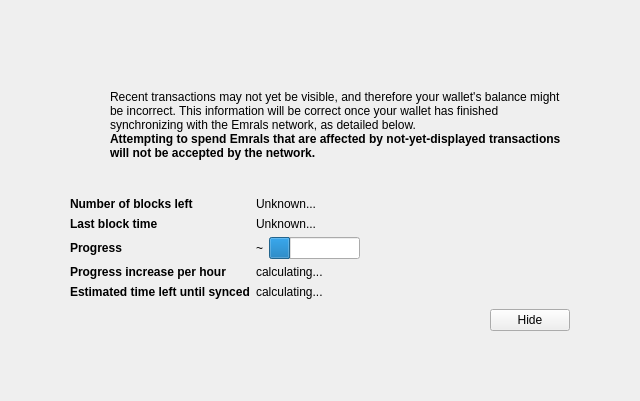
<?xml version="1.0" encoding="UTF-8"?>
<ui version="4.0">
 <class>ModalOverlay</class>
 <widget class="ModalOverlay" name="ModalOverlay">
  <property name="geometry">
   <rect>
    <x>0</x>
    <y>0</y>
    <width>640</width>
    <height>401</height>
   </rect>
  </property>
  <property name="windowTitle">
   <string>Form</string>
  </property>
  <layout class="QVBoxLayout" name="verticalLayout" stretch="0">
   <property name="sizeConstraint">
    <enum>QLayout::SetDefaultConstraint</enum>
   </property>
   <property name="leftMargin">
    <number>0</number>
   </property>
   <property name="topMargin">
    <number>0</number>
   </property>
   <property name="rightMargin">
    <number>0</number>
   </property>
   <property name="bottomMargin">
    <number>0</number>
   </property>
   <item>
    <widget class="QWidget" name="bgWidget" native="true">
     <property name="styleSheet">
      <string notr="true"/>
     </property>
     <layout class="QVBoxLayout" name="verticalLayoutMain" stretch="0">
      <property name="leftMargin">
       <number>60</number>
      </property>
      <property name="topMargin">
       <number>60</number>
      </property>
      <property name="rightMargin">
       <number>60</number>
      </property>
      <property name="bottomMargin">
       <number>60</number>
      </property>
      <item>
       <widget class="QWidget" name="contentWidget" native="true">
        <property name="styleSheet">
         <string notr="true"/>
        </property>
        <layout class="QVBoxLayout" name="verticalLayoutSub" stretch="1,0,0,0,0">
         <property name="spacing">
          <number>0</number>
         </property>
         <property name="leftMargin">
          <number>10</number>
         </property>
         <property name="topMargin">
          <number>10</number>
         </property>
         <property name="rightMargin">
          <number>10</number>
         </property>
         <property name="bottomMargin">
          <number>10</number>
         </property>
         <item>
          <layout class="QHBoxLayout" name="horizontalLayoutIconText" stretch="0,1">
           <property name="topMargin">
            <number>20</number>
           </property>
           <item>
            <layout class="QVBoxLayout" name="verticalLayoutIcon">
             <property name="leftMargin">
              <number>0</number>
             </property>
             <item>
              <widget class="QPushButton" name="warningIcon">
               <property name="enabled">
                <bool>false</bool>
               </property>
               <property name="text">
                <string/>
               </property>
               <property name="icon">
                <iconset>
                 <normaloff>:/icons/warning</normaloff>
                 <disabledoff>:/icons/warning</disabledoff>:/icons/warning</iconset>
               </property>
               <property name="iconSize">
                <size>
                 <width>48</width>
                 <height>48</height>
                </size>
               </property>
               <property name="flat">
                <bool>true</bool>
               </property>
              </widget>
             </item>
             <item>
              <spacer name="verticalSpacerWarningIcon">
               <property name="orientation">
                <enum>Qt::Vertical</enum>
               </property>
               <property name="sizeHint" stdset="0">
                <size>
                 <width>20</width>
                 <height>40</height>
                </size>
               </property>
              </spacer>
             </item>
            </layout>
           </item>
           <item>
            <layout class="QVBoxLayout" name="verticalLayoutInfoText">
             <property name="leftMargin">
              <number>0</number>
             </property>
             <property name="topMargin">
              <number>0</number>
             </property>
             <item>
              <widget class="QLabel" name="infoText">
               <property name="text">
                <string>Recent transactions may not yet be visible, and therefore your wallet's balance might be incorrect. This information will be correct once your wallet has finished synchronizing with the Emrals network, as detailed below.</string>
               </property>
               <property name="textFormat">
                <enum>Qt::RichText</enum>
               </property>
               <property name="wordWrap">
                <bool>true</bool>
               </property>
              </widget>
             </item>
             <item>
              <widget class="QLabel" name="infoTextStrong">
               <property name="font">
                <font>
                 <weight>75</weight>
                 <bold>true</bold>
                </font>
               </property>
               <property name="text">
                <string>Attempting to spend Emrals that are affected by not-yet-displayed transactions will not be accepted by the network.</string>
               </property>
               <property name="textFormat">
                <enum>Qt::RichText</enum>
               </property>
               <property name="wordWrap">
                <bool>true</bool>
               </property>
              </widget>
             </item>
             <item>
              <spacer name="verticalSpacerInTextSpace">
               <property name="orientation">
                <enum>Qt::Vertical</enum>
               </property>
               <property name="sizeHint" stdset="0">
                <size>
                 <width>20</width>
                 <height>40</height>
                </size>
               </property>
              </spacer>
             </item>
            </layout>
           </item>
          </layout>
         </item>
         <item>
          <spacer name="verticalSpacerAfterText">
           <property name="orientation">
            <enum>Qt::Vertical</enum>
           </property>
           <property name="sizeHint" stdset="0">
            <size>
             <width>20</width>
             <height>40</height>
            </size>
           </property>
          </spacer>
         </item>
         <item>
          <layout class="QFormLayout" name="formLayout">
           <property name="fieldGrowthPolicy">
            <enum>QFormLayout::FieldsStayAtSizeHint</enum>
           </property>
           <property name="horizontalSpacing">
            <number>6</number>
           </property>
           <property name="verticalSpacing">
            <number>6</number>
           </property>
           <property name="topMargin">
            <number>10</number>
           </property>
           <item row="0" column="0">
            <widget class="QLabel" name="labelNumberOfBlocksLeft">
             <property name="font">
              <font>
               <weight>75</weight>
               <bold>true</bold>
              </font>
             </property>
             <property name="text">
              <string>Number of blocks left</string>
             </property>
            </widget>
           </item>
           <item row="0" column="1">
            <widget class="QLabel" name="numberOfBlocksLeft">
             <property name="text">
              <string>Unknown...</string>
             </property>
            </widget>
           </item>
           <item row="1" column="0">
            <widget class="QLabel" name="labelLastBlockTime">
             <property name="font">
              <font>
               <weight>75</weight>
               <bold>true</bold>
              </font>
             </property>
             <property name="text">
              <string>Last block time</string>
             </property>
            </widget>
           </item>
           <item row="1" column="1">
            <widget class="QLabel" name="newestBlockDate">
             <property name="sizePolicy">
              <sizepolicy hsizetype="Maximum" vsizetype="Preferred">
               <horstretch>0</horstretch>
               <verstretch>0</verstretch>
              </sizepolicy>
             </property>
             <property name="text">
              <string>Unknown...</string>
             </property>
            </widget>
           </item>
           <item row="2" column="0">
            <widget class="QLabel" name="labelSyncDone">
             <property name="font">
              <font>
               <weight>75</weight>
               <bold>true</bold>
              </font>
             </property>
             <property name="text">
              <string>Progress</string>
             </property>
            </widget>
           </item>
           <item row="2" column="1">
            <layout class="QHBoxLayout" name="horizontalLayoutSync" stretch="0,1">
             <item>
              <widget class="QLabel" name="percentageProgress">
               <property name="text">
                <string>~</string>
               </property>
              </widget>
             </item>
             <item>
              <widget class="QProgressBar" name="progressBar">
               <property name="value">
                <number>24</number>
               </property>
               <property name="format">
                <string/>
               </property>
              </widget>
             </item>
            </layout>
           </item>
           <item row="4" column="0">
            <widget class="QLabel" name="labelProgressIncrease">
             <property name="font">
              <font>
               <weight>75</weight>
               <bold>true</bold>
              </font>
             </property>
             <property name="text">
              <string>Progress increase per hour</string>
             </property>
            </widget>
           </item>
           <item row="4" column="1">
            <widget class="QLabel" name="progressIncreasePerH">
             <property name="text">
              <string>calculating...</string>
             </property>
            </widget>
           </item>
           <item row="5" column="0">
            <widget class="QLabel" name="labelEstimatedTimeLeft">
             <property name="font">
              <font>
               <weight>75</weight>
               <bold>true</bold>
              </font>
             </property>
             <property name="text">
              <string>Estimated time left until synced</string>
             </property>
            </widget>
           </item>
           <item row="5" column="1">
            <widget class="QLabel" name="expectedTimeLeft">
             <property name="text">
              <string>calculating...</string>
             </property>
            </widget>
           </item>
          </layout>
         </item>
         <item>
          <layout class="QHBoxLayout" name="horizontalLayoutButtons">
           <property name="leftMargin">
            <number>10</number>
           </property>
           <property name="topMargin">
            <number>10</number>
           </property>
           <item>
            <spacer name="horizontalSpacer">
             <property name="orientation">
              <enum>Qt::Horizontal</enum>
             </property>
             <property name="sizeHint" stdset="0">
              <size>
               <width>40</width>
               <height>20</height>
              </size>
             </property>
            </spacer>
           </item>
           <item>
            <widget class="QPushButton" name="closeButton">
             <property name="text">
              <string>Hide</string>
             </property>
            </widget>
           </item>
          </layout>
         </item>
         <item>
          <layout class="QVBoxLayout" name="verticalLayout_2">
           <item>
            <spacer name="verticalSpacer">
             <property name="orientation">
              <enum>Qt::Vertical</enum>
             </property>
             <property name="sizeHint" stdset="0">
              <size>
               <width>20</width>
               <height>40</height>
              </size>
             </property>
            </spacer>
           </item>
          </layout>
         </item>
        </layout>
       </widget>
      </item>
     </layout>
    </widget>
   </item>
  </layout>
 </widget>
 <customwidgets>
  <customwidget>
   <class>ModalOverlay</class>
   <extends>QWidget</extends>
   <header>modaloverlay.h</header>
   <container>1</container>
  </customwidget>
 </customwidgets>
 <resources/>
 <connections/>
</ui>
